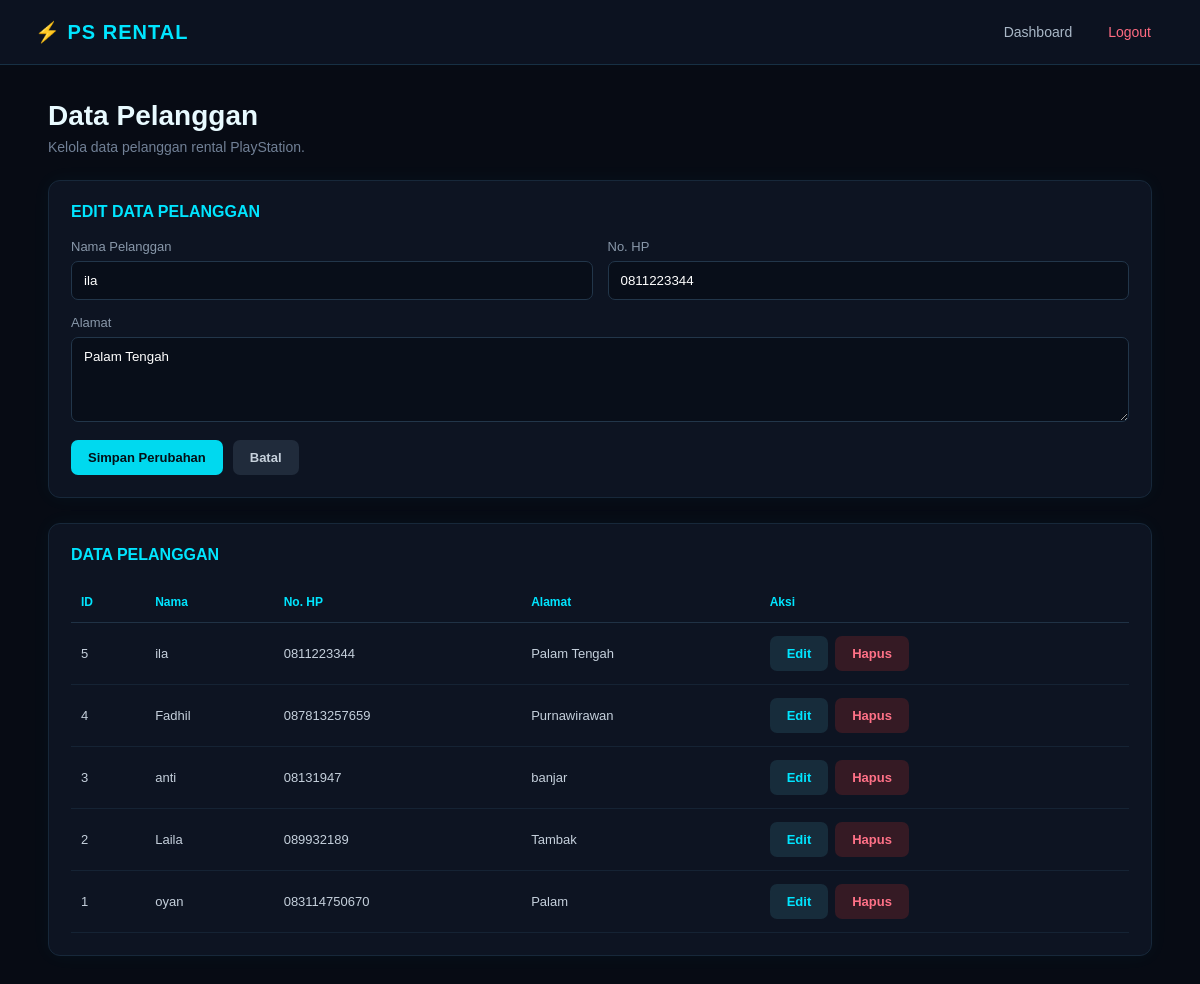
Screenshot of /db_rental/pelanggan.php?edit=5 (signed in) with the database file from the repository.
### tables this page shows
CREATE TABLE `pelanggan` (
  `id_pelanggan` int(11) NOT NULL,
  `nama_pelanggan` varchar(100) NOT NULL,
  `no_hp` varchar(20) NOT NULL,
  `alamat` text NOT NULL
);

### db_rental/pelanggan.php (the view, shortened to what this page needs)
<?php
include 'koneksi.php';
$edit_data = null;
if (isset($_GET['edit'])) {
    $id_pelanggan = $_GET['edit'];
    $query = mysqli_query(
        $koneksi,
        "SELECT * FROM pelanggan
         WHERE id_pelanggan='$id_pelanggan'"
    );
    $edit_data = mysqli_fetch_assoc($query);
}
?>
<!DOCTYPE html>
<html lang="id">
<head>
</head>
<body>
<nav class="navbar">
    <div class="brand">
        ⚡ PS RENTAL
    </div>
    <div class="nav-menu">
        <a href="index.php">
            Dashboard
        </a>
        <a href="logout.php" class="logout">
            Logout
        </a>
    </div>
</nav>
<div class="container">
    <div class="title">
        <h1>Data Pelanggan</h1>
        <p>
            Kelola data pelanggan rental PlayStation.
        </p>
    </div>
    <div class="card">
        <div class="card-title">
            <?= $edit_data
                ? 'EDIT DATA PELANGGAN'
                : 'TAMBAH PELANGGAN' ?>
        </div>
        <form method="POST">
            <div class="form-grid">
                <div class="form-group">
                    <label>
                        Nama Pelanggan
                    </label>
                    <input
                        type="text"
                        name="nama_pelanggan"
                        placeholder="Masukkan nama"
                        required
                        value="<?= $edit_data['nama_pelanggan'] ?? '' ?>"
                    >
                </div>
                <div class="form-group">
                    <label>
                        No. HP
                    </label>
                    <input
                        type="text"
                        name="no_hp"
                        placeholder="08xxxxxxxxxx"
                        required
                        value="<?= $edit_data['no_hp'] ?? '' ?>"
                    >
                </div>
                <div class="form-group full">
                    <label>
                        Alamat
                    </label>
                    <textarea
                        name="alamat"
                        placeholder="Masukkan alamat"
                        required
                    ><?= $edit_data['alamat'] ?? '' ?></textarea>
                </div>
            </div>
            <div class="buttons">
                <?php if ($edit_data) { ?>
                    <button
                        type="submit"
                        name="update"
                        class="btn btn-save">
                        Simpan Perubahan
                    </button>
                    <a
                        href="pelanggan.php"
                        class="btn btn-cancel">
                        Batal
                    </a>
                <?php } ?>
            </div>
        </form>
    </div>
    <div class="card">
        <div class="card-title">
            DATA PELANGGAN
        </div>
        <div class="table-wrap">
            <table>
                <thead>
                    <tr>
                        <th>ID</th>
                        <th>Nama</th>
                        <th>No. HP</th>
                        <th>Alamat</th>
                        <th>Aksi</th>
                    </tr>
                </thead>
                <tbody>
                <?php
                $data = mysqli_query(
                    $koneksi,
                    "SELECT * FROM pelanggan
                     ORDER BY id_pelanggan DESC"
                );
                if (mysqli_num_rows($data) > 0) {
                    while ($row = mysqli_fetch_assoc($data)) {
                ?>
                    <tr>
                        <td>
                            <?= $row['id_pelanggan'] ?>
                        </td>
                        <td>
                            <?= htmlspecialchars(
                                $row['nama_pelanggan']
                            ) ?>
                        </td>
                        <td>
                            <?= htmlspecialchars(
                                $row['no_hp']
                            ) ?>
                        </td>
                        <td>
                            <?= htmlspecialchars(
                                $row['alamat']
                            ) ?>
                        </td>
                        <td>
                            <div class="action">
                                <a
                                    href="pelanggan.php?edit=<?= $row['id_pelanggan'] ?>"
                                    class="btn edit">
                                    Edit
                                </a>
                                <a
                                    href="pelanggan.php?hapus=<?= $row['id_pelanggan'] ?>"
                                    class="btn delete"
                                    onclick="return confirm('Yakin ingin menghapus pelanggan ini?')">
                                    Hapus
                                </a>
                            </div>
                        </td>
                    </tr>
                <?php
                    }
                } ?>
                </tbody>
            </table>
        </div>
    </div>
</div>
</body>
</html>

### db_rental/pelanggan.php (style rules this page uses)
* { box-sizing: border-box; margin: 0; padding: 0; }
body { font-family: Arial, sans-serif; background: #070b14; color: #e8faff; min-height: 100vh; }
.navbar { min-height: 65px; background: #0c1220; border-bottom: 1px solid #173044; display: flex; align-items: center; justify-content: space-between; padding: 0 35px; }
.brand { color: #00e5ff; font-size: 20px; font-weight: bold; letter-spacing: 1px; }
.nav-menu { display: flex; gap: 8px; }
.nav-menu a { color: #aab8c7; text-decoration: none; padding: 9px 14px; border-radius: 7px; font-size: 14px; }
.logout { color: #ff6b81 !important; }
.container { width: 92%; max-width: 1150px; margin: 35px auto; }
.title { margin-bottom: 25px; }
.title h1 { font-size: 28px; margin-bottom: 7px; }
.title p { color: #718096; font-size: 14px; }
.card { background: #0d1422; border: 1px solid #17283a; border-radius: 12px; padding: 22px; margin-bottom: 25px; box-shadow: 0 0 20px rgba(0, 229, 255, 0.04); }
.card-title { color: #00e5ff; font-size: 16px; font-weight: bold; margin-bottom: 18px; }
.form-grid { display: grid; grid-template-columns: 1fr 1fr; gap: 15px; }
.form-group { display: flex; flex-direction: column; gap: 7px; }
.full { grid-column: 1 / -1; }
label { color: #8998aa; font-size: 13px; }
input, textarea { width: 100%; background: #080e19; border: 1px solid #22364a; color: white; padding: 11px 12px; border-radius: 7px; outline: none; font-family: Arial, sans-serif; }
textarea { min-height: 85px; resize: vertical; }
.buttons { margin-top: 18px; display: flex; gap: 10px; }
button, .btn { border: none; padding: 10px 17px; border-radius: 7px; text-decoration: none; cursor: pointer; font-size: 13px; font-weight: bold; }
.btn-save { background: #00d9ef; color: #031017; }
.btn-cancel { background: #202b3b; color: #c7d1dc; }
.table-wrap { overflow-x: auto; }
table { width: 100%; border-collapse: collapse; }
th { text-align: left; color: #00e5ff; font-size: 12px; padding: 13px 10px; border-bottom: 1px solid #203245; }
td { padding: 13px 10px; color: #c5d0dc; border-bottom: 1px solid #152334; font-size: 13px; }
.action { display: flex; gap: 7px; }
.edit { background: #172c3b; color: #00e5ff; }
.delete { background: #351a24; color: #ff7187; }

### rows the page displays
pelanggan: nama_pelanggan "ila", no_hp "0811223344", alamat "Palam Tengah", id_pelanggan "5"
pelanggan: id_pelanggan "4", nama_pelanggan "Fadhil", no_hp "087813257659", alamat "Purnawirawan"
pelanggan: id_pelanggan "3", nama_pelanggan "anti", no_hp "08131947", alamat "banjar"
pelanggan: id_pelanggan "2", nama_pelanggan "Laila", no_hp "089932189", alamat "Tambak"
pelanggan: id_pelanggan "1", nama_pelanggan "oyan", no_hp "083114750670", alamat "Palam"
